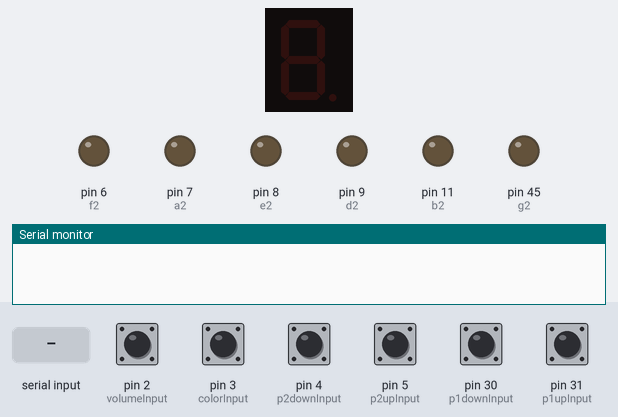
A sketch run on a simulated Arduino Mega 2560, built with avr-gcc and run on an emulated ATmega2560. Shown: 1-digit seven-segment display, output pins drawn as LEDs (lit = HIGH), the last lines printed to the serial monitor. Wiring (inferred from the names in the program): 1-digit 7-segment display, segments lit when HIGH: segments pin 39, pin 38, pin 34, pin 36, pin 37, pin 40, pin 41. The inputs (shaded band) are chosen by the test bench; at power-on: pin 2 (volumeInput), pin 3 (colorInput), pin 4 (p2downInput), pin 5 (p2upInput), pin 30 (p1downInput), pin 31 (p1upInput) HIGH. The segment pins are drawn as the display they are named for; pins used as bus, display or sensor lines are not drawn.

Above: at 1.2 s.
1.3 s: byte 54 (54) received over Serial
At 2.5 s:
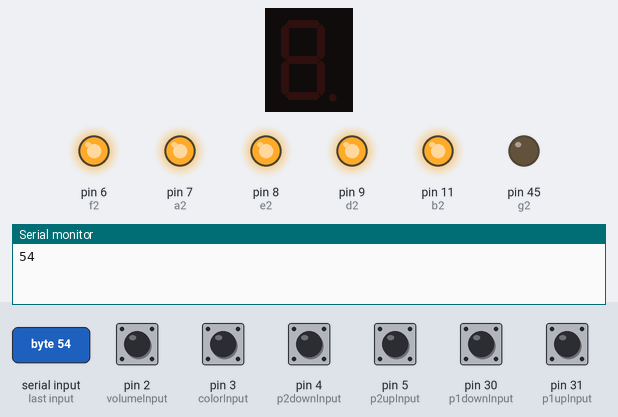
2.8 s: "0" received over Serial
At 3.6 s:
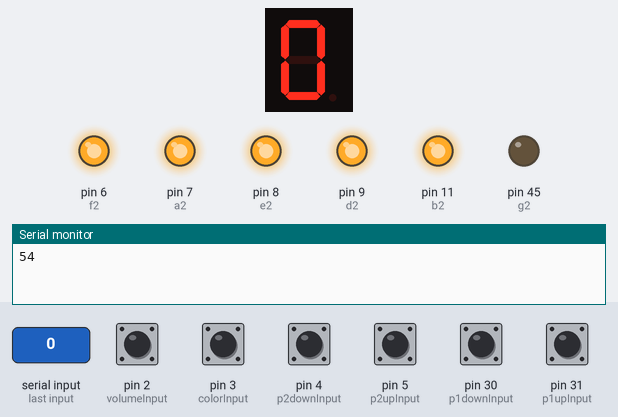
4.3 s: byte 55 (55) received over Serial
At 5.5 s:
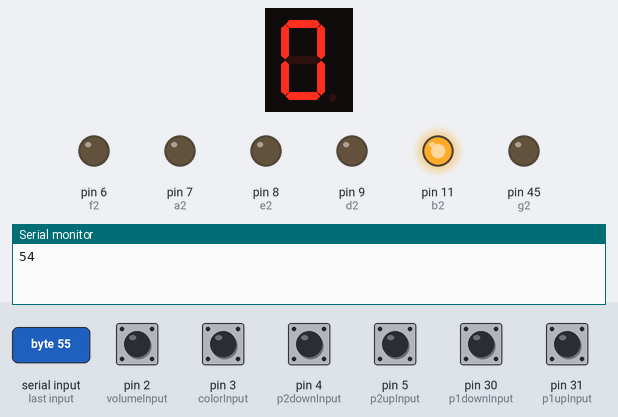
5.8 s: byte 56 (56) received over Serial
At 6.8 s:
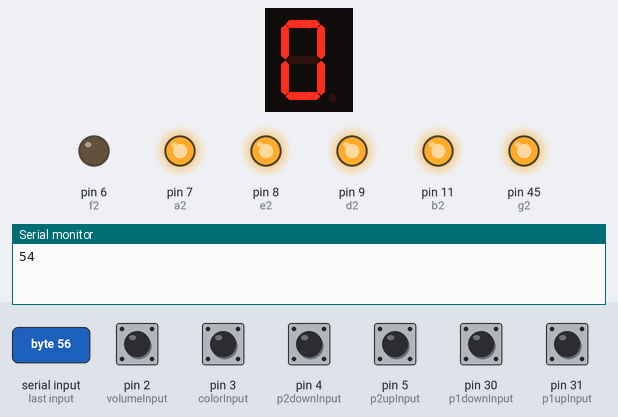
7.3 s: byte 57 (57) received over Serial
At 7.8 s:
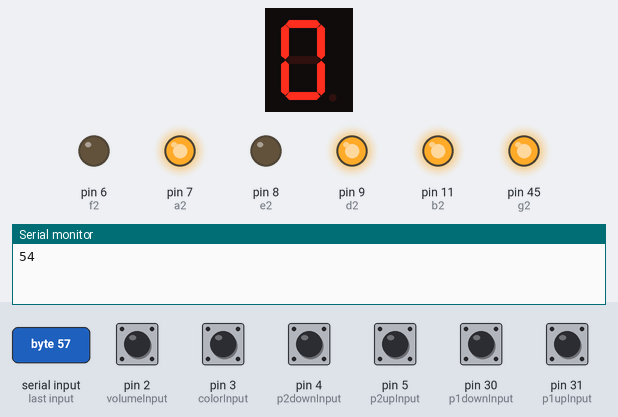
8.8 s: byte 58 (58) received over Serial
At 10.0 s:
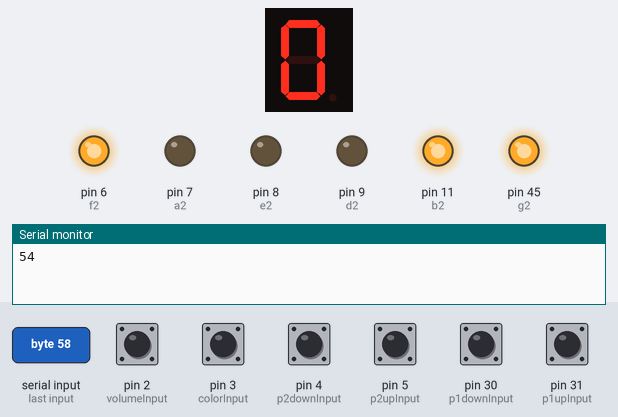
Timing chart, 0 to 11.3 s (numbered marks = the images above; inputs shaded):
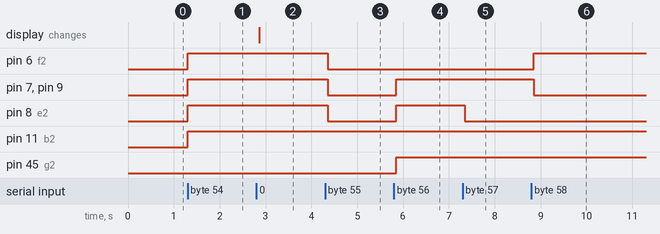

The sketch:

pong2.0.ino
```cpp
const int p1upInput = 31; //Boton P1_UP
const int p1downInput = 30; //Boton P1_DOWN
const int p2upInput = 5; //Boton P2_UP
const int p2downInput = 4; //Boton P2_DOWN

const int volumeInput = 2;
const int colorInput = 3;

const int a2 = 7;
const int b2 = 11;
const int c2 = 10;
const int d2 = 9;
const int e2 = 8;
const int f2 = 6;
const int g2 = 45;

const int a = 39;
const int b = 38;
const int c = 34;
const int d = 36;
const int e = 37;
const int f = 40;
const int g = 41;

int data;

int p1upInputState = 0; //Variable para leer estado de switch
int p1downInputState = 0; //Variable para leer estado de switch
int p2upInputState = 0;
int p2downInputState = 0;
int volumeState = 0;
int colorState = 0;

void setup()
{
    pinMode(p1upInput, INPUT_PULLUP); //Switch PIN is Input
    pinMode(p1downInput, INPUT_PULLUP); //Switch PIN is Input
    pinMode(p2upInput, INPUT_PULLUP);
    pinMode(p2downInput, INPUT_PULLUP);
    pinMode(volumeInput, INPUT_PULLUP);
    pinMode(colorInput, INPUT_PULLUP);
    pinMode(a, OUTPUT);
    pinMode(b, OUTPUT);
    pinMode(c, OUTPUT);
    pinMode(d, OUTPUT);
    pinMode(e, OUTPUT);
    pinMode(f, OUTPUT);
    pinMode(g, OUTPUT);
    pinMode(a2, OUTPUT);
    pinMode(b2, OUTPUT);
    pinMode(c2, OUTPUT);
    pinMode(d2, OUTPUT);
    pinMode(e2, OUTPUT);
    pinMode(f2, OUTPUT);
    pinMode(g2, OUTPUT);
    Serial.begin(9600);
}
void botones()
{
    p1upInputState = digitalRead(p1upInput); //Read the status of the Switch
    if (p1upInputState == LOW) //If the switch is pressed
    {
        Serial.println("P1_UP%");
    }
    p1downInputState = digitalRead(p1downInput); //Read the status of the Switch
    if (p1downInputState == LOW) //If the switch is pressed
    {
        Serial.println("P1_DOWN%");
    }
    p2upInputState = digitalRead(p2upInput); //Read the status of the Switch
    if (p2upInputState == LOW) //If the switch is pressed
    {
        Serial.println("P2_UP%");
    }
    p2downInputState = digitalRead(p2downInput); //Read the status of the Switch
    if (p2downInputState == LOW) //If the switch is pressed
    {
        Serial.println("P2_DOWN%");
    }
    volumeState = digitalRead(volumeInput);
    if (volumeState == LOW)
    {
        Serial.println("MUTE%");
    }
    colorState = digitalRead(colorInput);
    if (colorState == LOW)
    {
        Serial.println("COLOR%");
    }
    delay(65);
}
void displays()
{
  data = Serial.read();
  //data = 54;
  switch(data)
  {
    case 48:
    digitalWrite(a, HIGH);
    digitalWrite(b, HIGH);
    digitalWrite(c, HIGH);
    digitalWrite(d, HIGH);
    digitalWrite(e, HIGH);
    digitalWrite(f, HIGH);
    digitalWrite(g, LOW);
    break;

    case 49:
    digitalWrite(a, LOW);
    digitalWrite(b, HIGH);
    digitalWrite(c, HIGH);
    digitalWrite(d, LOW);
    digitalWrite(e, LOW);
    digitalWrite(f, LOW);
    digitalWrite(g, LOW);
    break;

    case 50:
    digitalWrite(a, HIGH);
    digitalWrite(b, HIGH);
    digitalWrite(c, LOW);
    digitalWrite(d, HIGH);
    digitalWrite(e, HIGH);
    digitalWrite(f, LOW);
    digitalWrite(g, HIGH);
    break;

    case 51:
    digitalWrite(a, HIGH);
    digitalWrite(b, HIGH);
    digitalWrite(c, HIGH);
    digitalWrite(d, HIGH);
    digitalWrite(e, LOW);
    digitalWrite(f, LOW);
    digitalWrite(g, HIGH);
    break;

    case 52:
    digitalWrite(a, LOW);
    digitalWrite(b, HIGH);
    digitalWrite(c, HIGH);
    digitalWrite(d, LOW);
    digitalWrite(e, LOW);
    digitalWrite(f, HIGH);
    digitalWrite(g, HIGH);
    break;

    case 53:
    digitalWrite(a, HIGH);
    digitalWrite(b, LOW);
    digitalWrite(c, HIGH);
    digitalWrite(d, HIGH);
    digitalWrite(e, LOW);
    digitalWrite(f, HIGH);
    digitalWrite(g, HIGH);
    break;
  }
  switch(data)
  {
    case 54:
    Serial.println(data);
    digitalWrite(a2, HIGH);
    digitalWrite(b2, HIGH);
    digitalWrite(c2, HIGH);
    digitalWrite(d2, HIGH);
    digitalWrite(e2, HIGH);
    digitalWrite(f2, HIGH);
    digitalWrite(g2, LOW);
    break;

    case 55:
    digitalWrite(a2, LOW);
    digitalWrite(b2, HIGH);
    digitalWrite(c2, HIGH);
    digitalWrite(d2, LOW);
    digitalWrite(e2, LOW);
    digitalWrite(f2, LOW);
    digitalWrite(g2, LOW);
    break;

    case 56:
    digitalWrite(a2, HIGH);
    digitalWrite(b2, HIGH);
    digitalWrite(c2, LOW);
    digitalWrite(d2, HIGH);
    digitalWrite(e2, HIGH);
    digitalWrite(f2, LOW);
    digitalWrite(g2, HIGH);
    break;

    case 57:
    digitalWrite(a2, HIGH);
    digitalWrite(b2, HIGH);
    digitalWrite(c2, HIGH);
    digitalWrite(d2, HIGH);
    digitalWrite(e2, LOW);
    digitalWrite(f2, LOW);
    digitalWrite(g2, HIGH);
    break;

    case 58:
    digitalWrite(a2, LOW);
    digitalWrite(b2, HIGH);
    digitalWrite(c2, HIGH);
    digitalWrite(d2, LOW);
    digitalWrite(e2, LOW);
    digitalWrite(f2, HIGH);
    digitalWrite(g2, HIGH);
    break;

    case 59:
    digitalWrite(a2, HIGH);
    digitalWrite(b2, LOW);
    digitalWrite(c2, HIGH);
    digitalWrite(d2, HIGH);
    digitalWrite(e2, LOW);
    digitalWrite(f2, HIGH);
    digitalWrite(g2, HIGH);
    break;
  }
}
void loop()
{
  displays();
  botones();
}
```

Measured:
- after the input at 1.3 s, pin 6 (f2), pin 7 (a2), pin 8 (e2), pin 9 (d2), pin 11 (b2): LOW → HIGH at once
- after the input at 2.8 s, the display: changes after 0.06 s (image 2)
- after the input at 4.3 s, pin 6 (f2), pin 7 (a2), pin 8 (e2), pin 9 (d2): HIGH → LOW after 0.06 s
- after the input at 5.8 s, pin 7 (a2), pin 8 (e2), pin 9 (d2), pin 45 (g2): LOW → HIGH after 0.05 s
- after the input at 7.3 s, pin 8 (e2): HIGH → LOW after 0.05 s
- after the input at 8.8 s, pin 6 (f2): LOW → HIGH after 0.05 s; pin 7 (a2), pin 9 (d2): HIGH → LOW after 0.05 s
